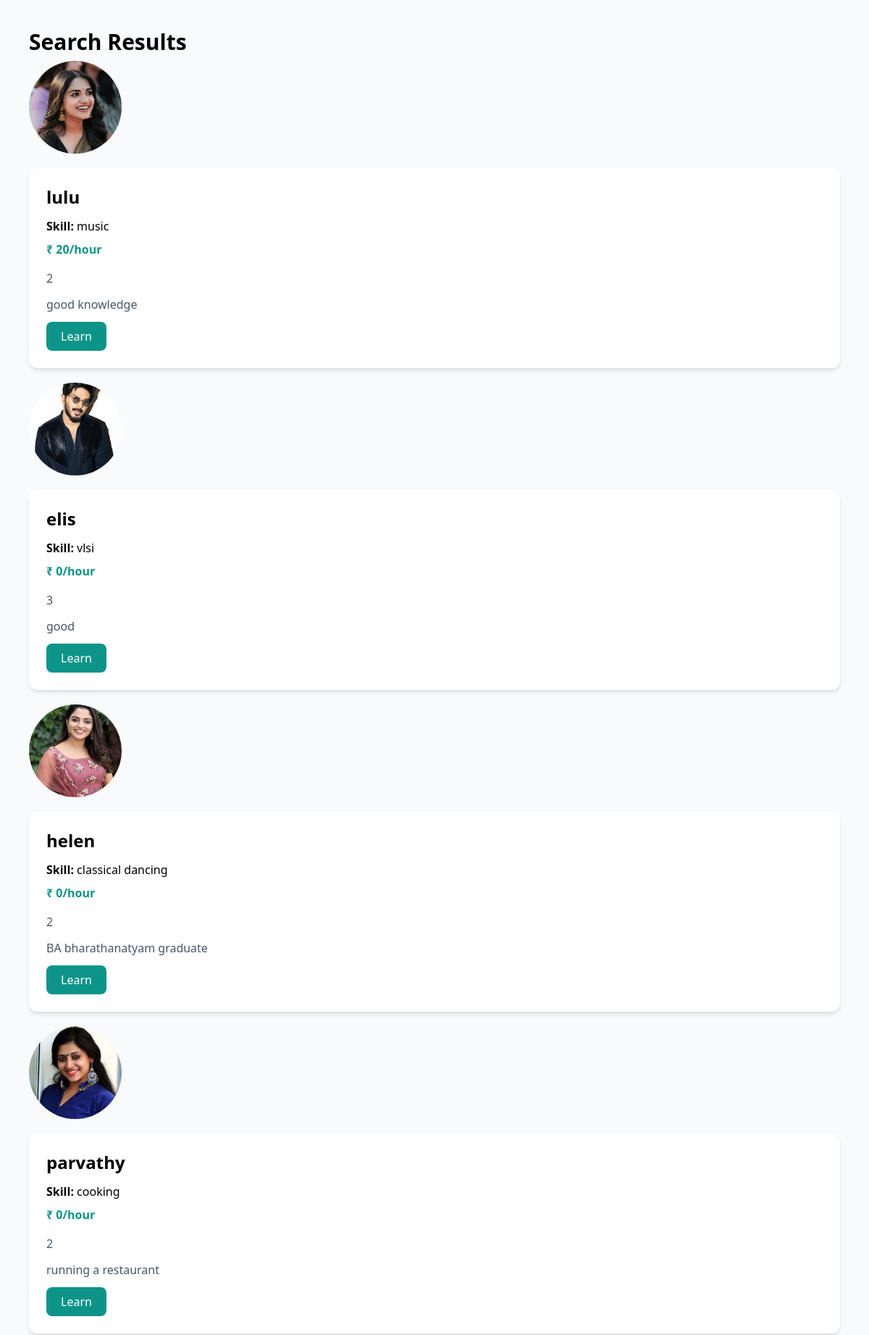
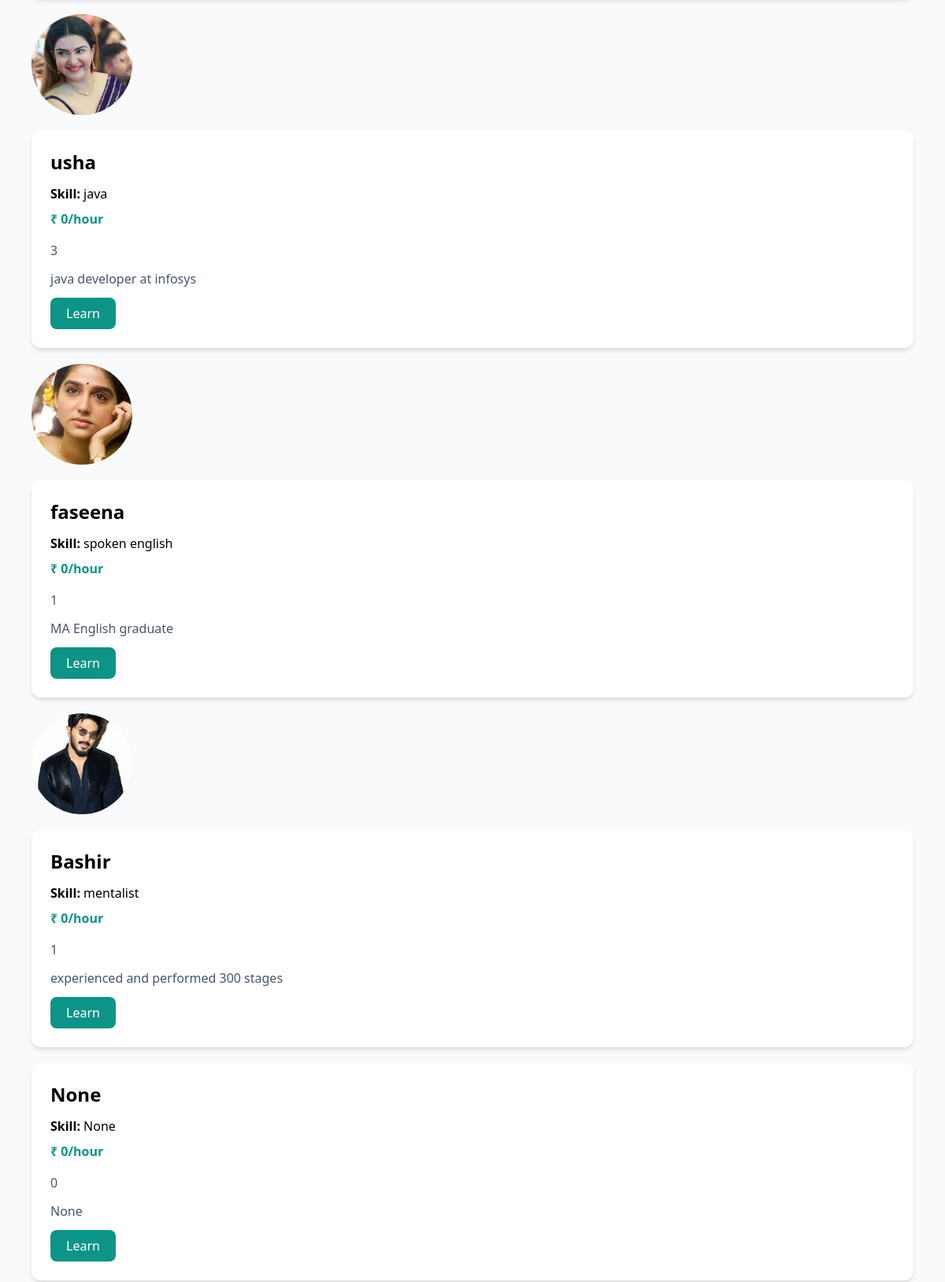
/explore/ (upper part), run on the app's committed database (2 pictures, top to bottom).
### skills/models.py (models this page shows, shortened)
class TeacherProfile(models.Model):
    user = models.OneToOneField(
        User,
        on_delete=models.CASCADE
    )
    full_name = models.CharField(
        max_length=100,
        blank=True,
        null=True
    )
    skill = models.CharField(
        max_length=100,
        blank=True,
        null=True
    )
    experience = models.IntegerField(
        default=0
    )
    bio = models.TextField(
        blank=True,
        null=True
    )
    profile_image = models.ImageField(
        upload_to='teachers/',
        blank=True,
        null=True
    )
    rate = models.IntegerField(
        default=0
    )

### skills/views.py (the view)
# urls.py: path('explore/', views.explore, name='explore'),
def explore(request):
    teachers = TeacherProfile.objects.all()
    query = request.GET.get('q')
    if query:
        teachers = teachers.filter(skill__icontains=query)
    return render(request, 'explore.html', {
        'teachers': teachers,
        'query': query
    })

### skills/templates/explore.html (shortened to what this page needs)
<!DOCTYPE html>
<html>
<head>
  <script src="https://cdn.tailwindcss.com"></script>
</head>
<body class="bg-slate-50 p-10">
<h2 class="text-3xl font-bold mb-2">
  Search Results
</h2>
<div class="space-y-5">
{% for teacher in teachers %}
{% if teacher.profile_image %}
<img
  src="{{ teacher.profile_image.url }}"
  alt="{{ teacher.full_name }}"
  class="w-32 h-32 object-cover rounded-full mb-4"
/>
{% endif %}
<div class="bg-white p-6 rounded-xl shadow-md">
    <h3 class="text-2xl font-bold mb-3">
      {{ teacher.full_name }}
    </h3>
    <p class="mb-2">
      <strong>Skill:</strong>
      {{ teacher.skill }}
    </p>
<p class="text-teal-600 font-bold mb-4">
      ₹ {{ teacher.rate }}/hour
    </p>
    <p class="text-slate-600 mb-3">
      {{ teacher.experience }}
    </p>
    <p class="text-slate-600 mb-3">
      {{ teacher.bio }}
    </p>
  <a href="{% url 'skills:chat' teacher.user.id %}">
  <button
    class="bg-teal-600 text-white px-5 py-2 rounded-lg hover:bg-teal-700"
  >
    Learn
  </button>
</a>
</div>
{% endfor %}
</div>
</body>
</html>

### data on the page
TeacherProfile: profile_image (picture), full_name "lulu", skill "music", rate "20", experience "2", bio "good knowledge"
TeacherProfile: profile_image (picture), full_name "elis", skill "vlsi", rate "0", experience "3", bio "good"
TeacherProfile: profile_image (picture), full_name "helen", skill "classical dancing", rate "0", experience "2", bio "BA bharathanatyam graduate"
TeacherProfile: profile_image (picture), full_name "parvathy", skill "cooking", rate "0", experience "2", bio "running a restaurant"
TeacherProfile: profile_image (picture), full_name "usha", skill "java", rate "0", experience "3", bio "java developer at infosys"
TeacherProfile: profile_image (picture), full_name "faseena", skill "spoken english", rate "0", experience "1", bio "MA English graduate"
TeacherProfile: profile_image (picture), full_name "Bashir", skill "mentalist", rate "0", experience "1", bio "experienced and performed 300 stages"
TeacherProfile: full_name "None", skill "None", rate "0", experience "0", bio "None"
